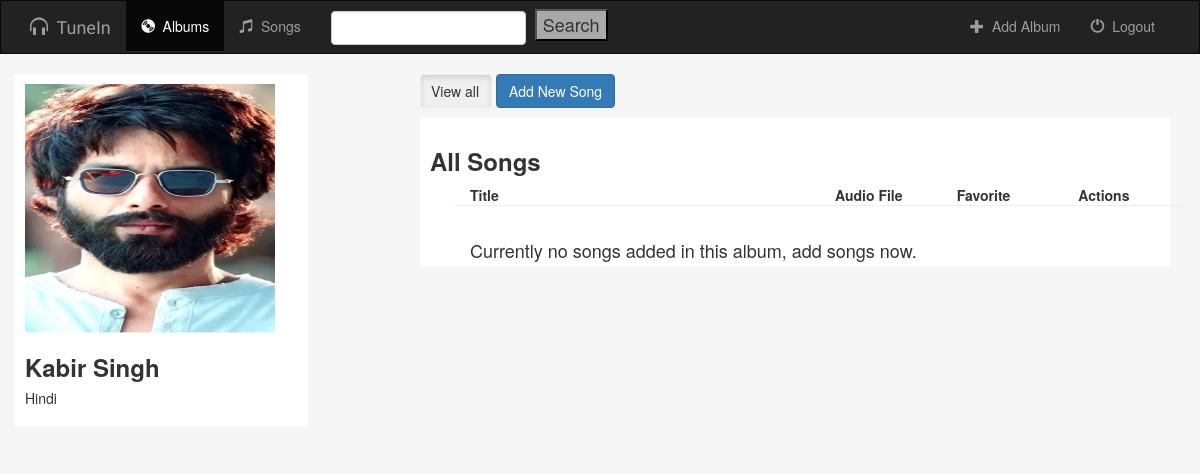
Screenshot of /Kabir Singh/ (signed in) with the database file from the repository.
### music/models.py (models this page shows, shortened)
class Album(models.Model):
    user =  models.ForeignKey(User , on_delete = models.CASCADE,related_name="albums",null=True,blank=True)
    album_title = models.CharField(max_length = 50)
    album_logo = models.ImageField(null=True,blank=True,default=logo_default)
    language = models.CharField(max_length = 50)

### music/views.py (the view)
# urls.py: path("<str:album_title>/",views.details,name="details"),
def details(request,album_title):
    username = request.user.username
    user = User.objects.get(username = username)
    album = user.albums.get(album_title = album_title)
    return render(request , "music/details.html",{
        "songs" : album.songs.all(),
        "album" : album
    })

### music/templates/music/details.html (shortened to what this page needs)
{% extends 'music/layout.html' %}
{% block body %}
    <div class="container">
        <div class="row">
            <div class="col-sm-3" style="background: white;margin-bottom: 20px;padding-bottom: 10px;padding-left: 10px;padding-top: 10px;padding-right: 10px;">
                <img src="{{ album.album_logo.url }}" height="250px" width="250px">
                <h3><b>{{ album.album_title }}</b></h3>
                <h5>{{album.language}}</h5>
            </div>
            <div class="col-sm-1">
            </div>
            <div class="col-sm-8">
                <div class="row" style="margin-bottom: 10px;">
                <button type="button" style="padding-left: 10px;margin-left: 15px;", class="btn btn-light active">View all</button>
                <button type="button" class="btn btn-primary" onclick="window.location.href = window.location.href+'addsong';">Add New Song</button>
                </div>
                <div style="background: white;padding-left: 10px;padding-top: 10px;">
                        <h3><b>All Songs</b></h3>
                    <ul style="list-style: none;">
                        <li><div class="row">
                            <div class="col-sm-6"><b>Title</b></div>
                            <div class="col-sm-2"><b>Audio File</b></div>
                            <div class="col-sm-2"><b>Favorite</b></div>
                            <div class="col-sm-2"><b>Actions</b></div>
                            <hr>
                        </div></li>
                    {% for song in songs %}
                        <li style="padding-bottom: 5px;"><div class="row">
                            <div class="col-sm-6"><b>{{song.song_name}}</b></div>
                        <div class="col-sm-2"><b><button style="margin-bottom: 5px;" class="btn btn-success btn-xs" type="button" onclick="window.location.href = window.location.href+'{{song.song_name}}'+'/play/';"><span class="glyphicon glyphicon-play" aria-hidden="true"></span>&nbsp; Play</button></b></div>
                            <div class="col-sm-2"><b><button style="background: transparent;background-repeat: no-repeat;border: none;cursor: pointer;overflow: hidden;outline: none;" type="button" class="btn-xs"><span class="glyphicon glyphicon-star-empty" aria-hidden="true"></span>&nbsp;</button></b></div>
                            <div class="col-sm-2"><b><button style="margin-bottom: 5px;" class="btn btn-danger btn-xs" type="button" onclick="window.location.href = window.location.href+'{{song.song_name}}'+'/deletesong/';"><span class="glyphicon glyphicon-remove" aria-hidden="true"></span>&nbsp; Delete</button></b></div>
                            <hr>
                        </div></li>
                    {% empty %}
                        <h4 style="text-align: left;padding-top: 5px;padding-bottom: 5px;">Currently no songs added in this album, add songs now.</h4>
                    {% endfor %}
                    </ul>
                    </div>
                </div>
            </div>
        </div>
{% endblock %}

### rows the page displays
Album: album_logo (picture), album_title "Kabir Singh", language "Hindi"
